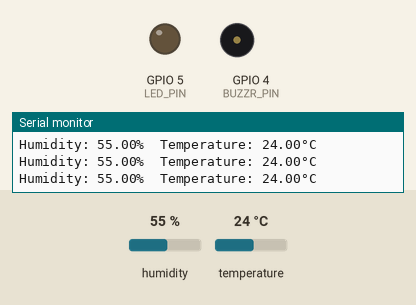
The sketch below on a simulated ESP32. On the bench: output pins drawn as LEDs (lit = HIGH), buzzer (waves = sounding), the last lines printed to the serial monitor. The test bench sets the inputs (shaded band); at power-on: humidity 55 %, temperature 24 °C.

Above: at 3.8 s.
3.9 s: humidity set to 58 %
7.8 s: humidity set to 61 %
At 10.4 s:
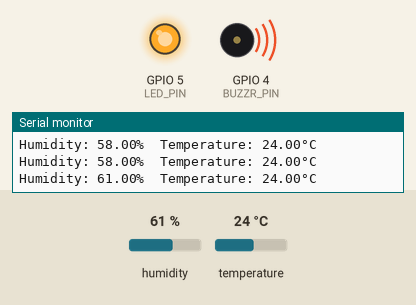
11.7 s: humidity set to 22 %
At 12.9 s:
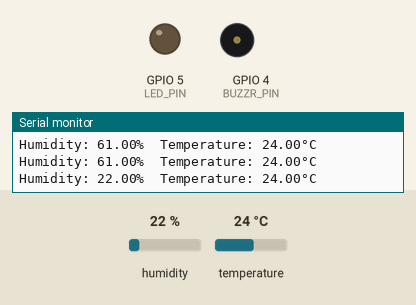
15.6 s: humidity set to 68 %
At 19.1 s:
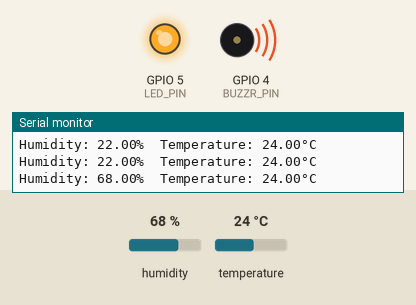
Timing chart, 0 to 20.5 s (numbered marks = the images above; inputs shaded):
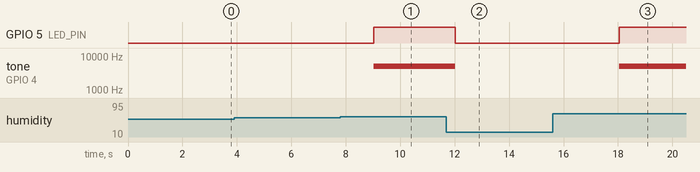

The sketch:

Temp_Hum.ino.ino
```cpp
#include "DHT.h"

#define DHTPIN 21     // Digital pin connected to the DHT sensor
#define DHTTYPE DHT22   // DHT 22  (AM2302), AM2321
#define LED_PIN 5
#define BUZZR_PIN 4

DHT dht(DHTPIN, DHTTYPE);

const int threshold_c = 60;
const int threshold_h = 60;

void setup() {
  Serial.begin(9600);
  pinMode(LED_PIN, OUTPUT);
  pinMode(BUZZR_PIN, OUTPUT);
  Serial.println("DHTxx test!");

  // Initialize LEDC channel 0 for the LED
  ledcSetup(0, 5000, 8); // Initialize LEDC channel 0 with a frequency of 5000 Hz and 8-bit resolution
  ledcAttachPin(LED_PIN, 0); // Attach LEDC channel 0 to the LED pin

  // Initialize LEDC channel 1 for the buzzer
  ledcSetup(1, 5000, 8); // Initialize LEDC channel 1 with a frequency of 5000 Hz and 8-bit resolution
  ledcAttachPin(BUZZR_PIN, 1); // Attach LEDC channel 1 to the buzzer pin

  dht.begin();
}

void loop() {
  // Read humidity and temperature from the sensor
  float h = dht.readHumidity();
  float t = dht.readTemperature();

  // Check if any reads failed and exit early (to try again).
  if (isnan(h) || isnan(t)) {
    Serial.println("Failed to read from DHT sensor!");
    return;
  }

  // Check if temperature or humidity exceeds the thresholds
  if (t >= threshold_c || h >= threshold_h) {
    // Set the LED and buzzer to on
    ledcWrite(0, 255); // Set the duty cycle of LEDC channel 0 to 100%
    ledcWrite(1, 128); // Set the duty cycle of LEDC channel 1 to 50%
    delay(500);
  } else {
    // Set the LED and buzzer to off
    ledcWrite(0, 0); // Set the duty cycle of LEDC channel 0 to 0%
    ledcWrite(1, 0); // Set the duty cycle of LEDC channel 1 to 0%
    delay(500);
  }

  // Print humidity and temperature
  Serial.print("Humidity: ");
  Serial.print(h);
  Serial.print("%  Temperature: ");
  Serial.print(t);
  Serial.println("°C");
  delay(1000);
}
```

Measured:
- the behaviour switches between 59 and 60 % on humidity (found by bisection; images 0 and 1)
- after the input at 7.8 s, GPIO 5 (LED_PIN): LOW → HIGH after 1.2 s; tone on GPIO 4 (BUZZR_PIN): silent → 5000 Hz after 1.2 s
- after the input at 11.7 s, GPIO 5 (LED_PIN): HIGH → LOW after 0.33 s; tone on GPIO 4 (BUZZR_PIN): 5000 Hz → silent after 0.33 s
- after the input at 15.6 s, GPIO 5 (LED_PIN): LOW → HIGH after 2.4 s; tone on GPIO 4 (BUZZR_PIN): silent → 5000 Hz after 2.4 s
